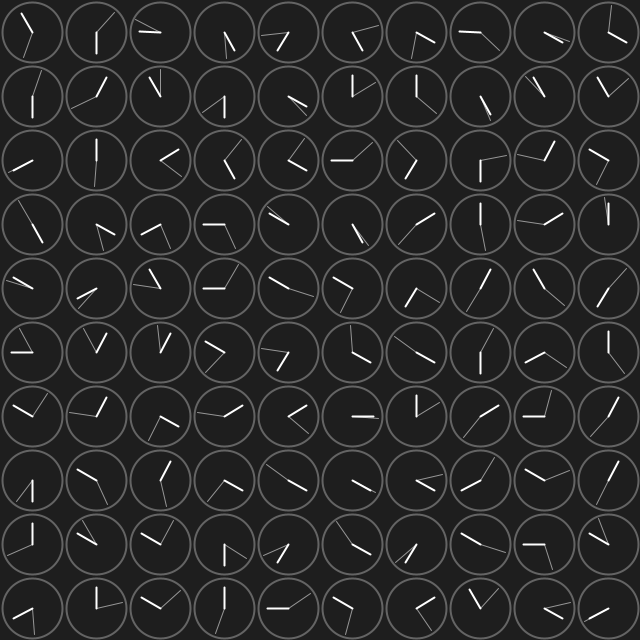
Frame 1 (no input)
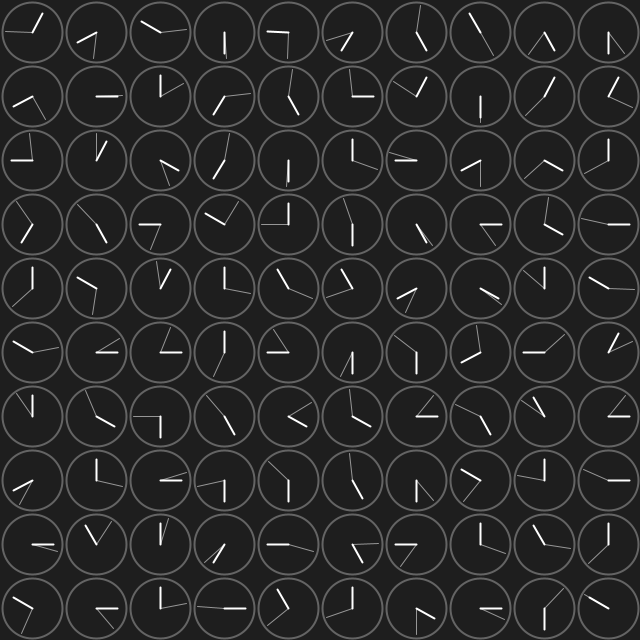
Frame 60 (the mouse pressed at the canvas centre just before this capture)
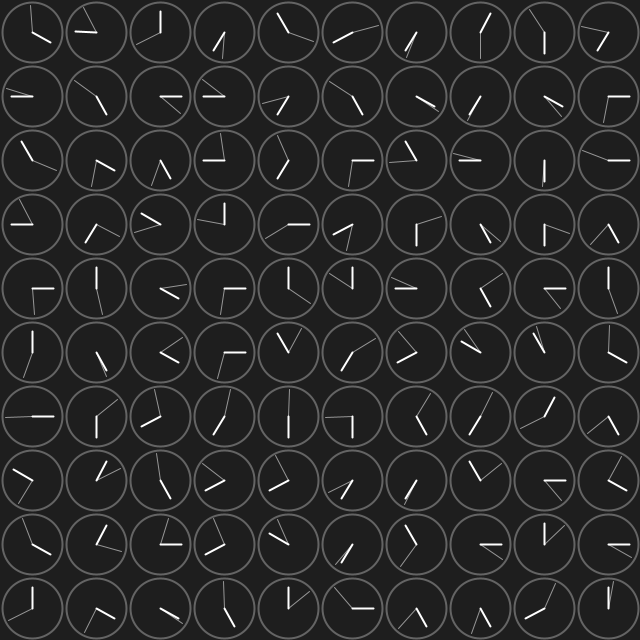
Frame 120 (the mouse held since frame 60 and released just before this capture)

The Processing sketch that drew these frames (run headless with seeded random() and noise(); from frame 60 on, the mouse is pressed at the canvas centre):

// Processing sketch: clock_grid
// ── clock_grid.pde
Clock clocks[][];
int clock_size = 60;
int num_ys = 10;
int num_xs = 10;

void setup() {
	size(640, 640);
	
	int offset_x = 2;
	int offset_y = 2;
	int spacer = 4;
	
	clocks = new Clock[ num_ys ][ num_xs ];
	
	for(int y = 0; y < num_ys; y++) {
		int yy = (offset_y + (y * clock_size) + (y * spacer));
		
		for(int x = 0; x < num_xs; x++) {
			int xx = (offset_x + (x * clock_size) + (x * spacer));
			
			clocks[ y ][ x ] = new Clock(xx, yy, clock_size);
		}
	}
}

void draw() {
	background(30);
	
	for(int y = 0; y < num_ys; y++) {
		for(int x = 0; x < num_xs; x++) {
			clocks[ y ][ x ].update();
			clocks[ y ][ x ].draw();
		}
	}
	
	if(frameCount == 50) { save("preview.png"); }
}
// ── Clock.pde
	
	class Clock {
		int top_y;
		int right_x;
		int bottom_y;
		int left_x;
		int size;
		
		PVector center;
		
		int hour;
		float minute;
		float hour_line_size;
		float minute_line_size;
		
		float speed;
		
		boolean DEBUG = false;
		
		Clock(int left_x_, int top_y_, int size_) {
			DEBUG = false;
			
			left_x = left_x_;
			top_y = top_y_;
			
			size = size_;
			
			right_x = (left_x + size);
			bottom_y = (top_y + size);
			
			center = new PVector(
				(left_x + (size / 2)),
				(top_y + (size / 2))
			);
			
			hour = ceil(random(0, 11));
			minute = ceil(random(0, 59));
			
			hour_line_size = (float(size) * 0.5 * 0.7);
			minute_line_size = (float(size) * 0.5 * 0.9);
			
			speed = random(1, 2.3);
		}
		
		void update() {
			minute += speed;
			
			if(minute >= 60) {
				hour += 1;
				minute %= 60;
				
				hour %= 11;
			}
		}
		
		void draw() {
			pushMatrix();
			
			if(DEBUG) {
				pushStyle();
				
				stroke(255);
				noFill();
				rect(left_x, top_y, size, size);
				
				popStyle();
			}
			
			// clock face
			pushStyle();
			
			ellipseMode(CENTER);
			noFill();
			stroke(color(100));
			strokeWeight(2);
			ellipse(center.x, center.y, size, size);
			
			popStyle();
			
			//stroke(color(100));
			//strokeWeight(1);
			//fill(color(30));
			
			//rect(left_x, top_y, size, size);
			
			// minute
			pushStyle();
			stroke(color(150));
			strokeWeight(1);
			
			line(
				center.x,
				center.y,
				(center.x + (minute_line_size * cos(radians( minute * (360 / 60) )))),
				(center.y + (minute_line_size * sin(radians( minute * (360 / 60) ))))
			);
			popStyle();
			
			
			// hour
			pushStyle();
			stroke(color(255));
			strokeWeight(2);
			
			line(
				center.x,
				center.y,
				(center.x + (hour_line_size * cos(radians( hour * (360 / 12) )))),
				(center.y + (hour_line_size * sin(radians( hour * (360 / 12) ))))
			);
			
			popStyle();
			
			
			popMatrix();
		}
	}
	
